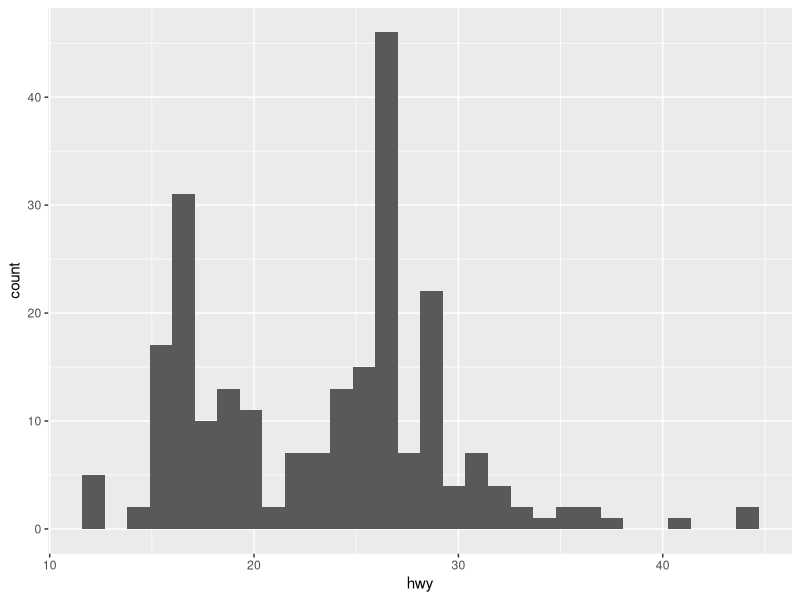
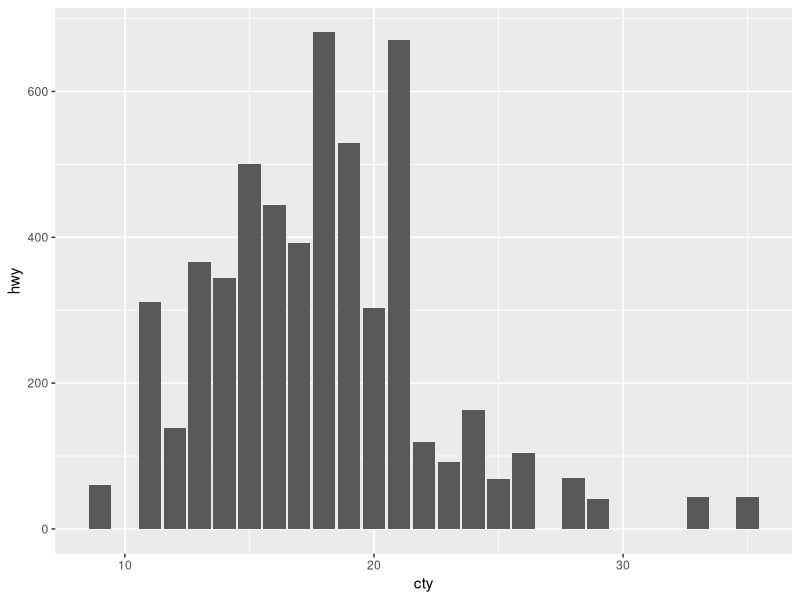
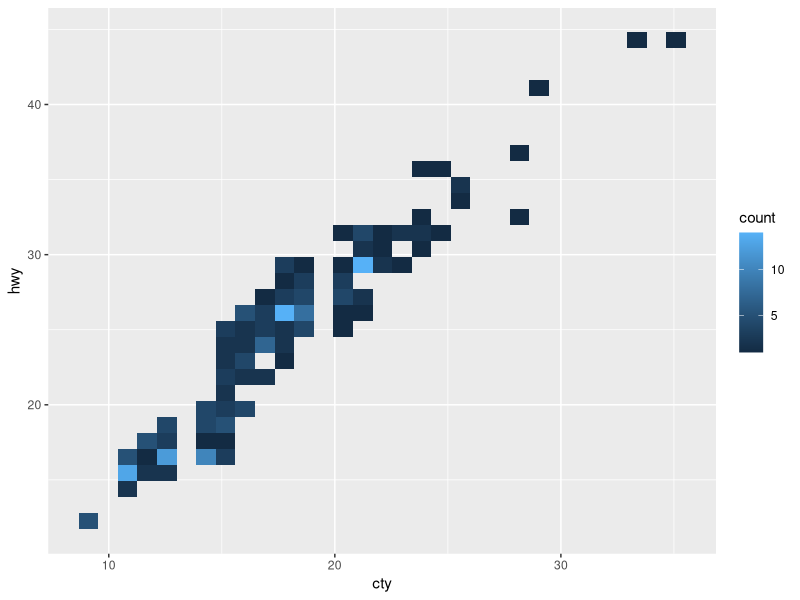
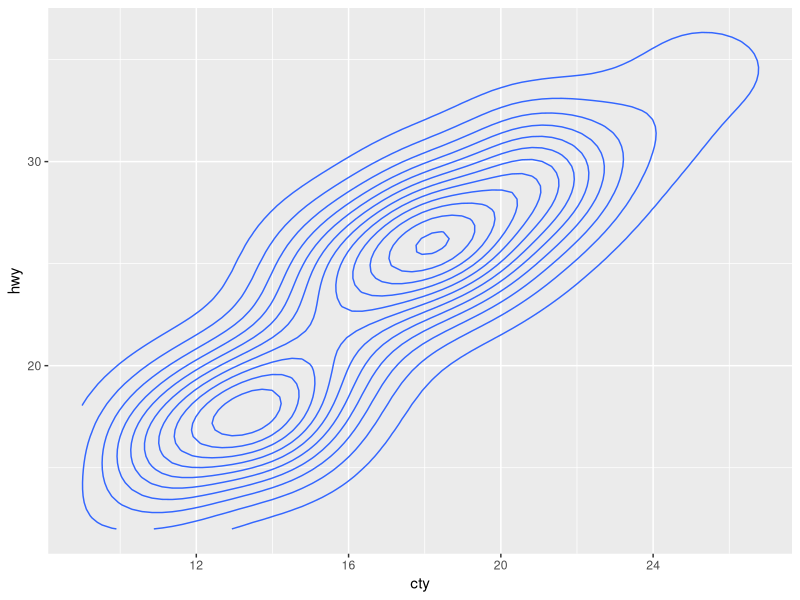
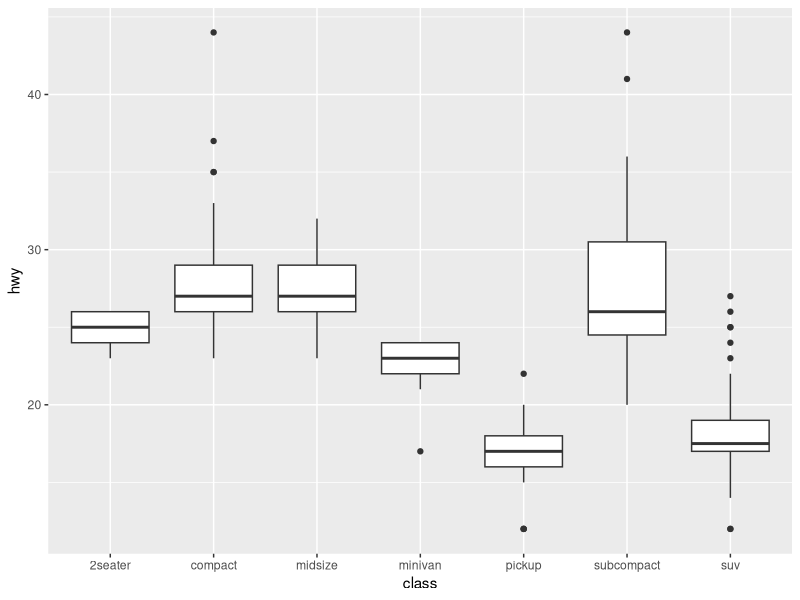
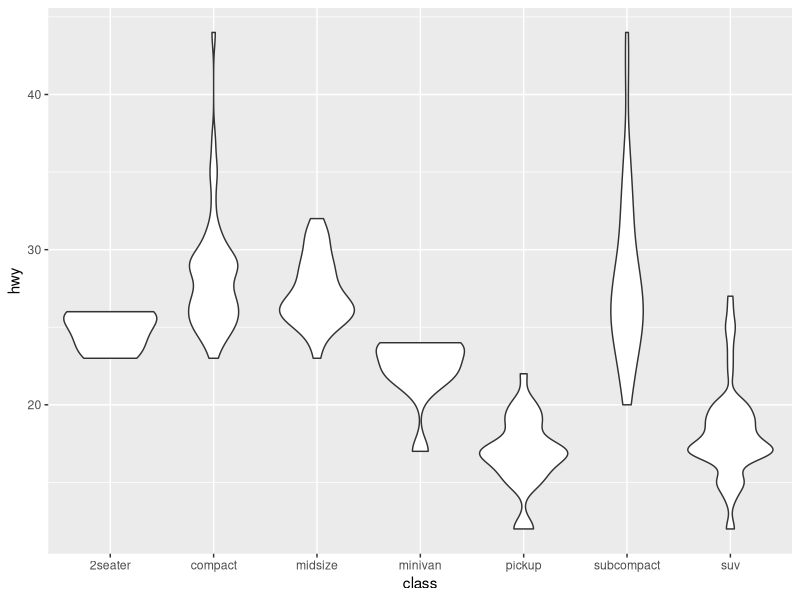
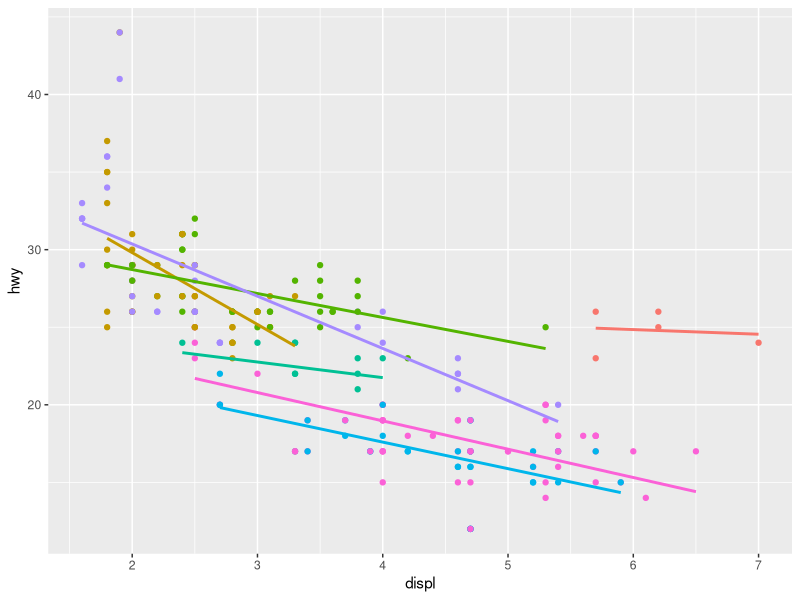
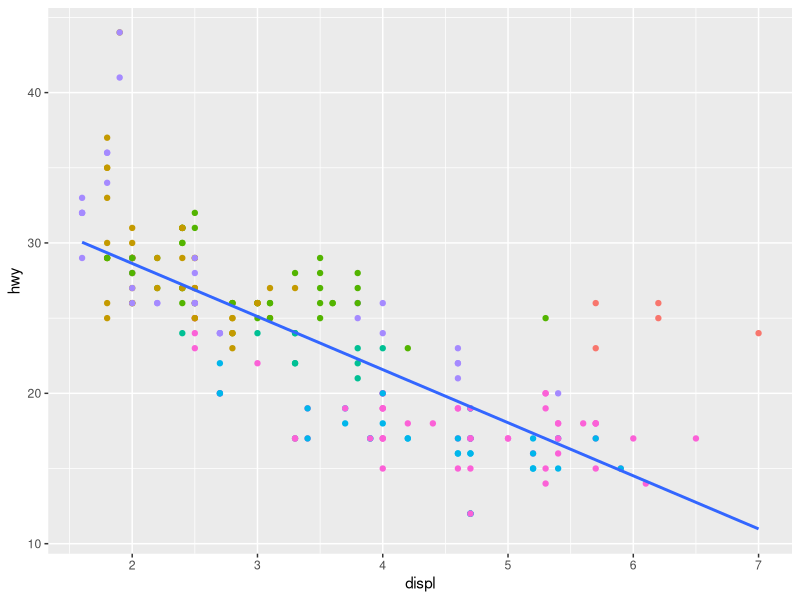

Write R code to recreate these figures, in order.
library(tidyverse)

#----------------------------------------------------
# 독립적으로 데이터를 통계내서 시각화 해주는 함수
#----------------------------------------------------
# 기본적인 statistics를 알아보자
a <- ggplot(mpg, aes(hwy))
f <- ggplot(mpg, aes(cty, hwy))
g <- ggplot(mpg, aes(class, hwy))

# stat_bin = geom_histogram (1차원 변수)
a + stat_bin()

# stat_bin2d (2차원 변수)
f + geom_bar(stat = "identity")
f + stat_bin2d(bins = 30, drop = TRUE)
f + stat_density2d(contour = TRUE, n = 100)

# 비교 목적
g + stat_boxplot()
g + stat_ydensity(adjust = 1, kernel = "gaussian", scale = "area")

#-----------------------------------------------------------
# 모든 레이어에 color aesthethics가 상속 
#-----------------------------------------------------------
ggplot(mpg, aes(x = displ, y = hwy, color = class)) +
  geom_point() +
  geom_smooth(method = "lm", se = FALSE) +
  theme(legend.position = "none")

# point layer에만 color aesthetics 적용
ggplot(mpg, aes(x = displ, y = hwy)) +
  geom_point(aes(color = class)) +
  geom_smooth(method = "lm", se = FALSE) +
  theme(legend.position = "none")

# 간혹 레이어를 구별하고 싶다면 aes에 예외적으로 이름을 줄 수 있음  
ggplot(mpg, aes(x = displ, y = hwy)) +
  geom_point() +
  geom_smooth(method = "loess", se = FALSE, aes(color = "loess")) +
  geom_smooth(method = "lm", se = FALSE, aes(color = "lm")) +
  labs("method")
